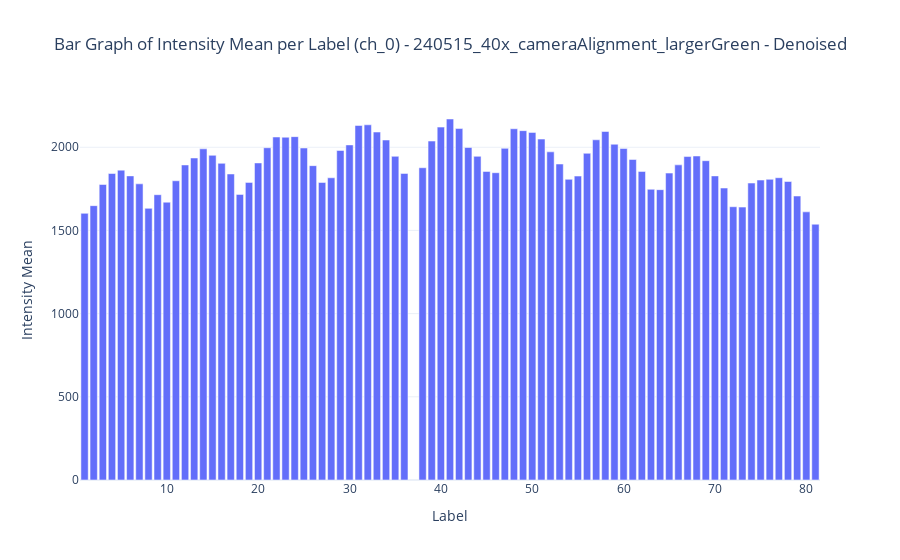
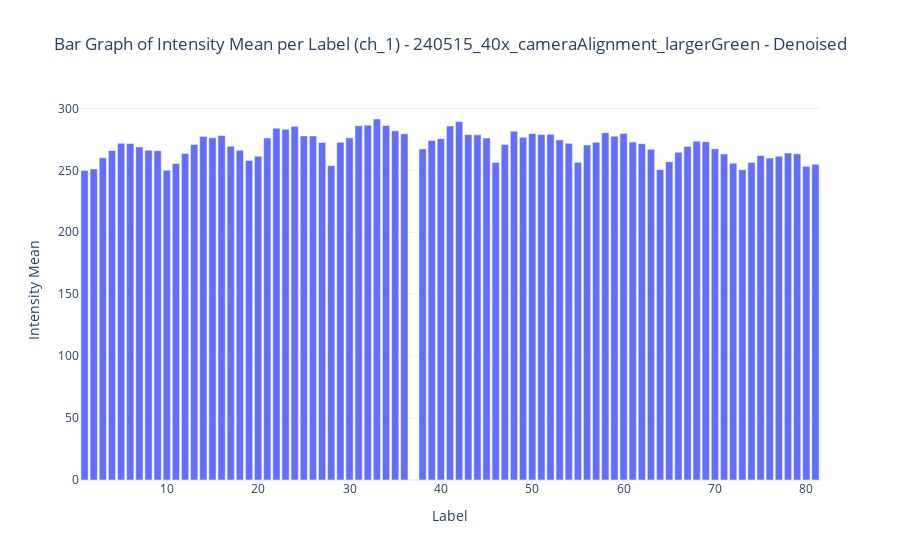

Notebook code for these charts, in order:
### Code cell
# Create a bar graph using Plotly Express with hover data
fig = px.bar(df_ch0, x='label', y='intensity_mean', title=f'Bar Graph of Intensity Mean per Label (ch_0) - {denoised_img_path.stem}',
             labels={'label': 'Label', 'intensity_mean': 'Intensity Mean'},
             hover_data={'label': True, 'area': True})

# Update layout for better visualization
fig.update_layout(
    xaxis_title='Label',
    yaxis_title='Intensity Mean',
    title={'x': 0.5},
    template='plotly_white'
)
fig.show()

# Create a bar graph using Plotly Express with hover data
fig = px.bar(df_ch1, x='label', y='intensity_mean', title=f'Bar Graph of Intensity Mean per Label (ch_1) - {denoised_img_path.stem}',
             labels={'label': 'Label', 'intensity_mean': 'Intensity Mean'},
             hover_data={'label': True, 'area': True})

# Update layout for better visualization
fig.update_layout(
    xaxis_title='Label',
    yaxis_title='Intensity Mean',
    title={'x': 0.5},
    template='plotly_white'
)
fig.show()

### Figure 1 — Plotly figure (JSON) as saved in the notebook; plotly's stock layout.template omitted (floating-point values rounded to 4 significant figures)
{"data": [{"alignmentgroup": "True", "customdata": [[143], [150], [161], [164], [165], [169], [166], [149], [161], [148], [155], [160], [164], [169], [174], [168], [161], [158], [163], [162], [174], [173], [176], [173], [169], [169], [163], [155], [168], [173], [166], [167], [171], [166], [167], [167], [168], [165], [163], [166], [170], [168], [168], [167], [156], [162], [166], [165], [165], [162], [167], [168], [165], [151], [163], [163], [170], [168], [168], [164], [158], [153], [144], [153], [164], [158], [161], [157], [156], [149], [140], [139], [147], [154], [153], [153], [155], [153], [143], [125]], "hovertemplate": "Label=%{x}<br>Intensity Mean=%{y}<br>area=%{customdata[0]}<extra></extra>", "legendgroup": "", "marker": {"color": "#636efa", "pattern": {"shape": ""}}, "name": "", "offsetgroup": "", "orientation": "v", "showlegend": false, "textposition": "auto", "type": "bar", "x": [1, 2, 3, 4, 5, 6, 7, 8, 9, 10, 11, 12, 13, 14, 15, 16, 17, 18, 19, 20, 21, 22, 23, 24, 25, 26, 27, 28, 29, 30, 31, 32, 33, 34, 35, 36, 38, 39, 40, 41, 42, 43, 44, 45, 46, 47, 48, 49, 50, 51, 52, 53, 54, 55, 56, 57, 58, 59, 60, 61, 62, 63, 64, 65, 66, 67, 68, 69, 70, 71, 72, 73, 74, 75, 76, 77, 78, 79, 80, 81], "xaxis": "x", "y": [1603.0, 1649.0, 1776.0, 1842.0, 1862.0, 1828.0, 1780.0, 1633.0, 1715.0, 1670.0, 1798.0, 1894.0, 1935.0, 1990.0, 1951.0, 1903.0, 1839.0, 1717.0, 1789.0, 1906.0, 1997.0, 2061.0, 2060.0, 2064.0, 1995.0, 1889.0, 1788.0, 1816.0, 1981.0, 2014.0, 2131.0, 2135.0, 2091.0, 2043.0, 1945.0, 1843.0, 1877.0, 2037.0, 2121.0, 2170.0, 2112.0, 1998.0, 1945.0, 1855.0, 1847.0, 1994.0, 2111.0, 2100.0, 2089.0, 2049.0, 1972.0, 1899.0, 1807.0, 1827.0, 1964.0, 2045.0, 2095.0, 2018.0, 1992.0, 1926.0, 1854.0, 1747.0, 1745.0, 1845.0, 1894.0, 1944.0, 1947.0, 1919.0, 1828.0, 1755.0, 1642.0, 1640.0, 1785.0, 1803.0, 1807.0, 1817.0, 1794.0, 1707.0, 1612.0, 1537.0], "yaxis": "y"}], "layout": {"barmode": "relative", "legend": {"tracegroupgap": 0}, "title": {"text": "Bar Graph of Intensity Mean per Label (ch_0) - 240515_40x_cameraAlignment_largerGreen - Denoised", "x": 0.5}, "xaxis": {"anchor": "y", "domain": [0, 1], "title": {"text": "Label"}}, "yaxis": {"anchor": "x", "domain": [0, 1], "title": {"text": "Intensity Mean"}}}}

### Figure 2 — Plotly figure (JSON) as saved in the notebook; plotly's stock layout.template omitted (floating-point values rounded to 4 significant figures)
{"data": [{"alignmentgroup": "True", "customdata": [[128], [133], [154], [150], [150], [147], [156], [154], [136], [128], [144], [148], [147], [154], [158], [146], [150], [148], [141], [148], [161], [157], [161], [157], [157], [149], [142], [139], [143], [151], [152], [154], [150], [152], [139], [146], [149], [157], [154], [151], [152], [141], [143], [142], [135], [148], [153], [154], [153], [145], [139], [135], [141], [141], [142], [148], [158], [145], [144], [143], [133], [136], [134], [137], [141], [147], [141], [136], [132], [130], [128], [128], [138], [140], [136], [130], [131], [126], [124], [121]], "hovertemplate": "Label=%{x}<br>Intensity Mean=%{y}<br>area=%{customdata[0]}<extra></extra>", "legendgroup": "", "marker": {"color": "#636efa", "pattern": {"shape": ""}}, "name": "", "offsetgroup": "", "orientation": "v", "showlegend": false, "textposition": "auto", "type": "bar", "x": [1, 2, 3, 4, 5, 6, 7, 8, 9, 10, 11, 12, 13, 14, 15, 16, 17, 18, 19, 20, 21, 22, 23, 24, 25, 26, 27, 28, 29, 30, 31, 32, 33, 34, 35, 36, 38, 39, 40, 41, 42, 43, 44, 45, 46, 47, 48, 49, 50, 51, 52, 53, 54, 55, 56, 57, 58, 59, 60, 61, 62, 63, 64, 65, 66, 67, 68, 69, 70, 71, 72, 73, 74, 75, 76, 77, 78, 79, 80, 81], "xaxis": "x", "y": [249.8, 251.2, 260.1, 266.1, 271.9, 271.7, 268.9, 266.3, 265.9, 250.1, 255.5, 263.6, 270.9, 277.4, 276.3, 278.2, 269.5, 266.3, 258.0, 261.4, 276.2, 284.0, 283.1, 285.6, 277.8, 277.8, 272.5, 253.9, 272.6, 276.3, 286.0, 286.5, 291.5, 286.2, 281.9, 279.5, 267.3, 274.1, 275.6, 285.8, 289.4, 278.9, 278.6, 276.1, 256.4, 270.9, 281.6, 276.6, 279.7, 279.0, 279.2, 274.6, 271.8, 256.5, 270.5, 272.6, 280.4, 277.6, 279.8, 272.8, 271.5, 267.0, 250.6, 257.0, 264.6, 269.2, 273.5, 273.2, 267.5, 263.2, 255.8, 250.5, 256.4, 261.9, 259.9, 261.4, 264.0, 263.3, 253.3, 255.0], "yaxis": "y"}], "layout": {"barmode": "relative", "legend": {"tracegroupgap": 0}, "title": {"text": "Bar Graph of Intensity Mean per Label (ch_1) - 240515_40x_cameraAlignment_largerGreen - Denoised", "x": 0.5}, "xaxis": {"anchor": "y", "domain": [0, 1], "title": {"text": "Label"}}, "yaxis": {"anchor": "x", "domain": [0, 1], "title": {"text": "Intensity Mean"}}}}
